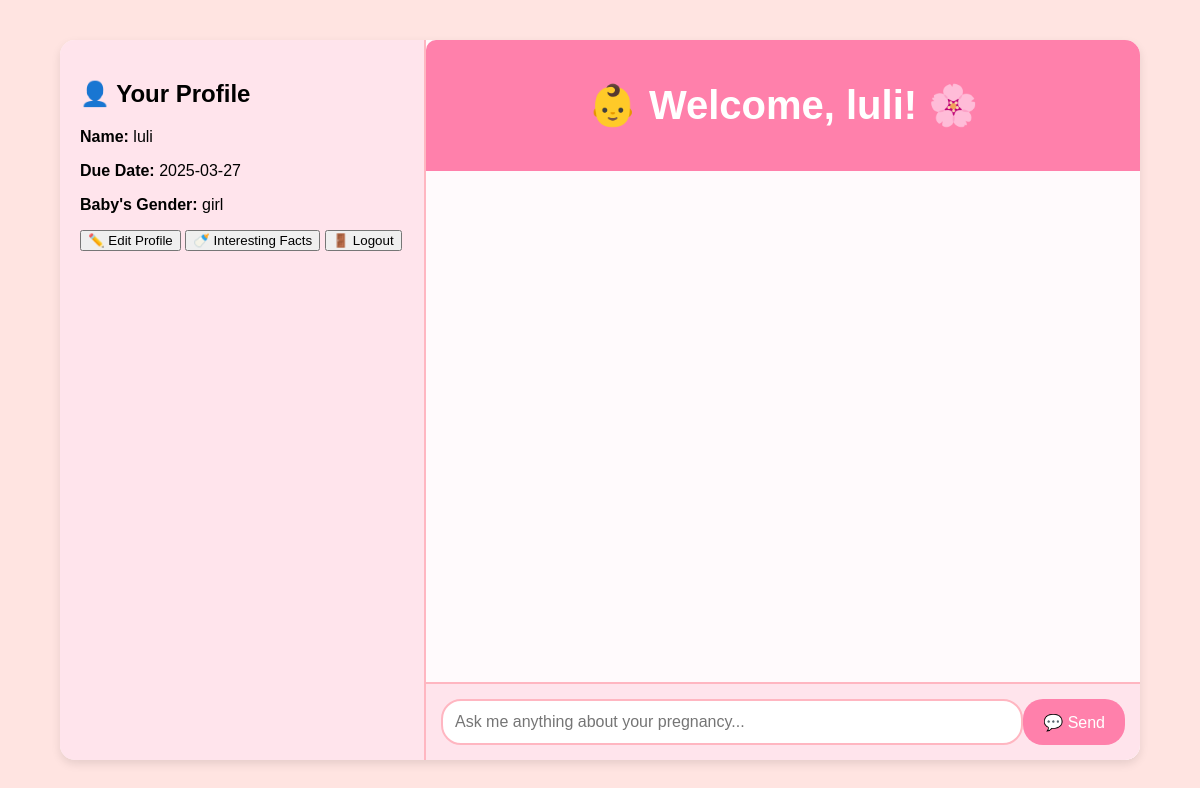
Page /chat (signed in) on the committed database.
### src/models.py (models this page shows)
class UserFormData(Base):
    __tablename__ = "user_form_data"
    id = Column(Integer, primary_key=True, index=True)
    username = Column(String, unique=True, nullable=False)  # Link to the logged-in user
    due_date = Column(Date, nullable=False)
    baby_gender = Column(String, nullable=False)
    user_name = Column(String, nullable=False)

### src/main.py (the view)
@app.get("/chat", response_class=HTMLResponse)
async def get_chat(request: Request):
    username = request.cookies.get("username")  # Get the logged-in username
    if not username:
        return RedirectResponse(url="/", status_code=303)  # Redirect to login if not logged in
    db: Session = SessionLocal()
    user_data = db.query(UserFormData).filter(UserFormData.username == username).first()
    user_name = user_data.user_name if user_data else "Guest"
    user_due_date = user_data.due_date if user_data else "Not provided"
    user_baby_gender = user_data.baby_gender if user_data else "Not provided"
    return templates.TemplateResponse(
        "chat.html",
        {
            "request": request,
            "user_name": user_name,
            "user_due_date": user_due_date,
            "user_baby_gender": user_baby_gender,
        }
    )

### frontend/templates/chat.html (shortened to what this page needs)
<!DOCTYPE html>
<html>
<head>
    <link rel="stylesheet" href="/static/chat.css">
</head>
<body>
    <div class="chat-page">
        <div class="left-column">
            <header class="profile-header">
                <h2>👤 Your Profile</h2>
                <div class="profile-info">
                    <p><strong>Name:</strong> {{ user_name }}</p>
                    <p><strong>Due Date:</strong> {{ user_due_date }}</p>
                    <p><strong>Baby's Gender:</strong> {{ user_baby_gender }}</p>
                </div>
                <div class="profile-buttons">
                    <button onclick="window.location.href='/profile'">✏️ Edit Profile</button>
                    <button onclick="window.location.href='/facts'">🍼 Interesting Facts</button>
                    <button onclick="window.location.href='/logout'">🚪 Logout</button>
                </div>
            </header>
        </div>
        <div class="right-column">
            <header class="chat-header">
                <h1>👶 Welcome, {{ user_name }}! 🌸</h1>
            </header>
            <main class="chat-main">
            </main>
            <footer class="chat-footer">
                <form id="chat-form" class="chat-form">
                    <input type="text" id="user_message" name="user_message" placeholder="Ask me anything about your pregnancy..." required>
                    <button type="submit">💬 Send</button>
                </form>
            </footer>
        </div>
    </div>
</body>
</html>

### frontend/static/chat.css (style rules this page uses)
body { background: #ffe4e1; font-family: Arial, sans-serif; margin: 0; padding: 0; display: flex; justify-content: center; align-items: center; height: 100vh; }
.chat-page { display: flex; width: 90%; max-width: 1200px; height: 90vh; background: #fff5f8; border-radius: 15px; overflow: hidden; box-shadow: 0px 4px 10px rgba(0, 0, 0, 0.1); }
.left-column { flex: 0 0 30%; background: #ffe4ec; padding: 20px; border-right: 2px solid #ffb6c1; }
.right-column { flex: 1; display: flex; flex-direction: column; background: #fffafc; }
.chat-header { background: #ff80ab; color: white; padding: 15px; text-align: center; font-weight: bold; font-size: 20px; border-radius: 10px 10px 0 0; }
.chat-main { flex: 1; overflow-y: auto; padding: 20px; background: #fffafc; }
.chat-footer { padding: 15px; background: #ffe4ec; display: flex; gap: 10px; border-top: 2px solid #ffb6c1; }
.chat-form { display: flex; width: 100%; }
.chat-form input { flex: 1; padding: 12px; border: 2px solid #ffb6c1; border-radius: 20px; font-size: 16px; background: #fff; }
.chat-form button { background: #ff80ab; color: white; border: none; border-radius: 20px; padding: 12px 20px; font-size: 16px; cursor: pointer; transition: 0.3s; }

### rows in the picture
UserFormData: user_name "luli", due_date "2025-03-27", baby_gender "girl"
